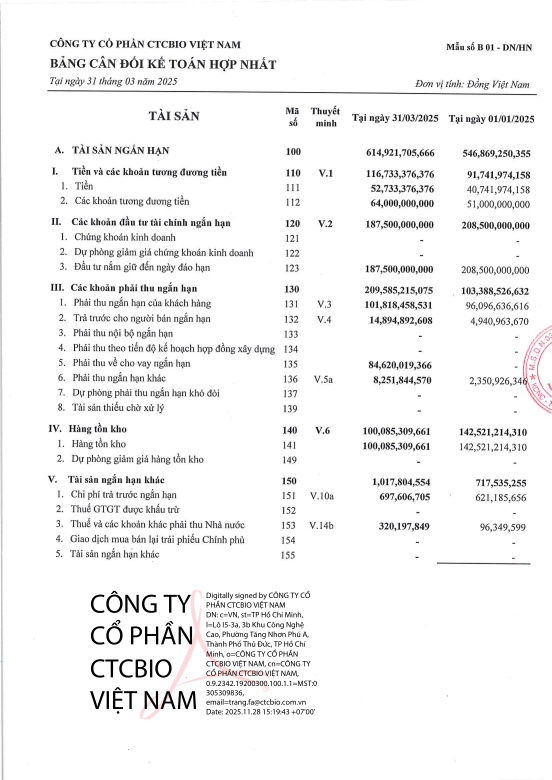
#> input picture core/images/page_001.png, 1654 x 2339 px (shown at 1/3 size)
$ python -i preprocess.py   (imports and definitions only)
#> lines starting #> are read from the running program, lines starting #| are printed output that depends on the picture; after the words box and inside, x2 and y2 are one past the last pixel; in counts of white or black regions, pixels touching at a corner belong together
#> further down, picture is the input picture: shape (2339, 1654, 3); mean B, G, R 243.1, 243.1, 243.3
#!/usr/bin/env python3
"""
PREPROCESS MODULE - With Stamp Removal

Steps:
1. Load image from manifest
2. Remove stamp (if enabled)
3. Apply rotation correction
4. Save processed image
"""

import json
import sys
from pathlib import Path
import cv2
import numpy as np
from PIL import Image


# ============================
# STAMP REMOVAL FUNCTIONS
# ============================

RED_STAMP_HSV_RANGES = [
    {"lower": np.array([0, 50, 50]), "upper": np.array([10, 255, 255])},
    {"lower": np.array([160, 50, 50]), "upper": np.array([180, 255, 255])},
]

PINK_STAMP_HSV_RANGES = [
    {"lower": np.array([150, 30, 100]), "upper": np.array([180, 200, 255])},
    {"lower": np.array([0, 30, 100]), "upper": np.array([10, 200, 255])},
]


# [31 lines left out: function remove_stamp_by_color, not called in this run]


def remove_stamp_inpaint(img, color_ranges=None, inpaint_radius=3, aggressive=False):
    """Xóa dấu mộc bằng inpainting"""
#> called with inpaint_radius = 3, aggressive = False
    if color_ranges is None:
        if aggressive:
            color_ranges = RED_STAMP_HSV_RANGES + PINK_STAMP_HSV_RANGES
        else:
            color_ranges = RED_STAMP_HSV_RANGES

    # Chuyển sang HSV
    hsv = cv2.cvtColor(img, cv2.COLOR_BGR2HSV)
#> hsv: shape (2339, 1654, 3); mean H, S, V 1.4, 0.4, 243.3

    # Tạo mask
    combined_mask = np.zeros(hsv.shape[:2], dtype=np.uint8)

    for color_range in color_ranges:
        lower = color_range["lower"]
        upper = color_range["upper"]
        mask = cv2.inRange(hsv, lower, upper)
        combined_mask = cv2.bitwise_or(combined_mask, mask)
#> this loop made 2 passes
#> pass 1, in remove_stamp_inpaint, `mask = cv2.inRange(hsv, lower, upper)`:
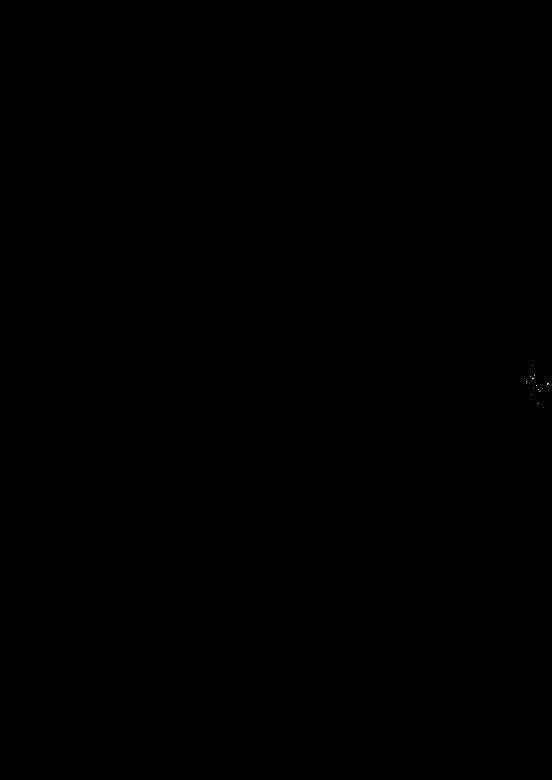
#> mask: shape (2339, 1654) (shown at 1/3 size); 0% white in thin lines or dots, all inside (x1, y1, x2, y2) = (1579, 1095, 1647, 1222)
#> pass 2, in remove_stamp_inpaint, `mask = cv2.inRange(hsv, lower, upper)`:
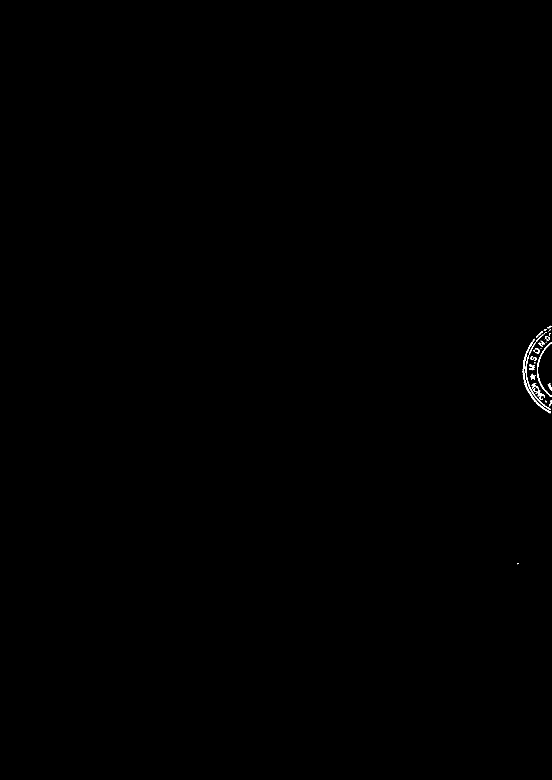
#> mask: shape (2339, 1654) (shown at 1/3 size); 0.1% white; 43 white regions (19 under 20 px), largest, box (x1, y1, x2, y2) and area: (1568, 1025, 1653, 1240) 1036, (1611, 1028, 1654, 1190) 599, (1577, 1065, 1653, 1230) 544

    # Morphological operations
    kernel_size = 5 if aggressive else 3
    kernel = np.ones((kernel_size, kernel_size), np.uint8)
    combined_mask = cv2.morphologyEx(combined_mask, cv2.MORPH_CLOSE, kernel)
#> combined_mask: shape (2339, 1654); 0.1% white; 30 white regions (13 under 20 px), largest, box (x1, y1, x2, y2) and area: (1568, 1016, 1654, 1240) 1093, (1611, 1028, 1654, 1190) 601, (1577, 1065, 1654, 1230) 555
    combined_mask = cv2.morphologyEx(combined_mask, cv2.MORPH_OPEN, kernel)
#> combined_mask: shape (2339, 1654); 0.08% white; 49 white regions (21 under 20 px), largest, box (x1, y1, x2, y2) and area: (1568, 1026, 1654, 1239) 1055, (1611, 1084, 1633, 1169) 297, (1612, 1165, 1630, 1196) 219

    # Inpainting
    inpaint_radius = 5 if aggressive else 3
    result = cv2.inpaint(img, combined_mask, inpaint_radius, cv2.INPAINT_TELEA)

    return result


# ============================
# Utility: rotate image
# ============================
# [118 lines left out: functions rotate_img, preprocess, not called in this run]


# ============================================
# CLI ENTRY
# ============================================
# [40 lines not run here, left out]

>>> import cv2
>>> picture = cv2.imread('../images/page_001.png')
>>> result = remove_stamp_inpaint(picture)

$ run again, on core/images/page_004.png
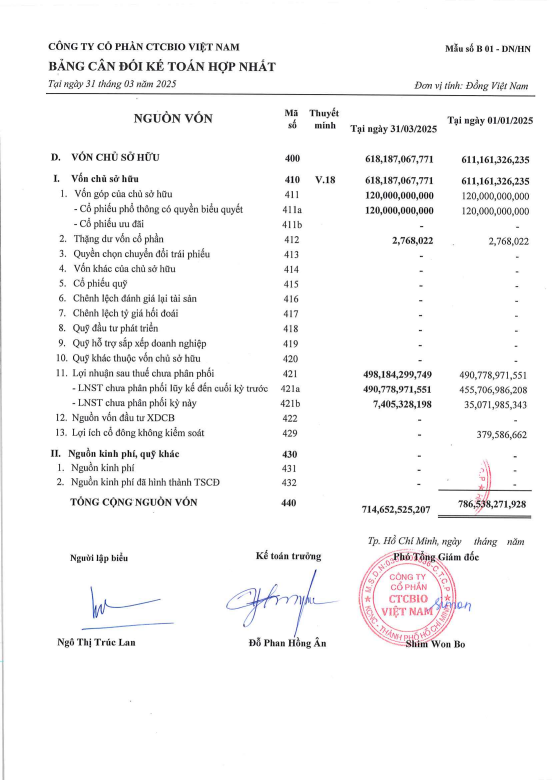
#> input picture core/images/page_004.png, 1654 x 2339 px (shown at 1/3 size)
#> picture is the input picture: shape (2339, 1654, 3); mean B, G, R 246.1, 245.8, 246.3
#> hsv: shape (2339, 1654, 3); mean H, S, V 3.8, 1, 246.5
#> the loop in remove_stamp_inpaint, `for color_range in color_ranges:` made 2 passes
#> pass 2, in remove_stamp_inpaint, `mask = cv2.inRange(hsv, lower, upper)`:
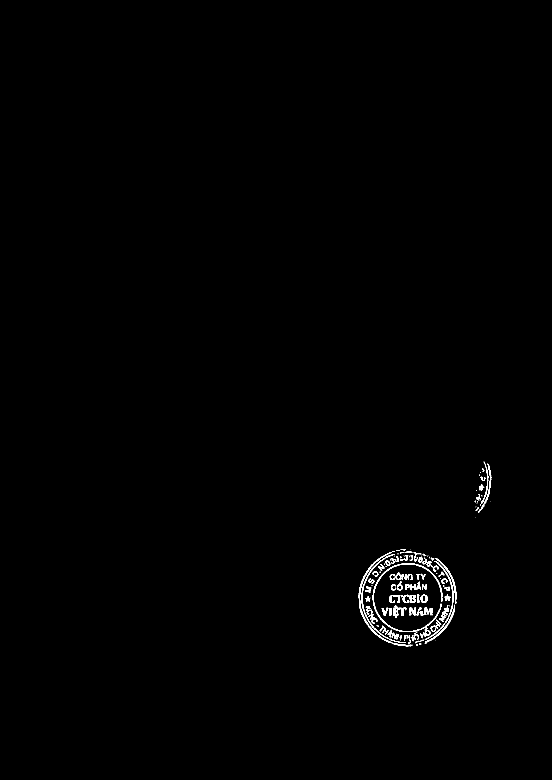
#> mask: shape (2339, 1654) (shown at 1/3 size); 0.46% white; 163 white regions (68 under 20 px), largest, box (x1, y1, x2, y2) and area: (1118, 1689, 1328, 1896) 2092, (1076, 1669, 1223, 1940) 1483, (1085, 1662, 1218, 1929) 1079
#> in remove_stamp_inpaint, `combined_mask = cv2.morphologyEx(combined_mask, cv2.MORPH_OPEN, kernel)`:
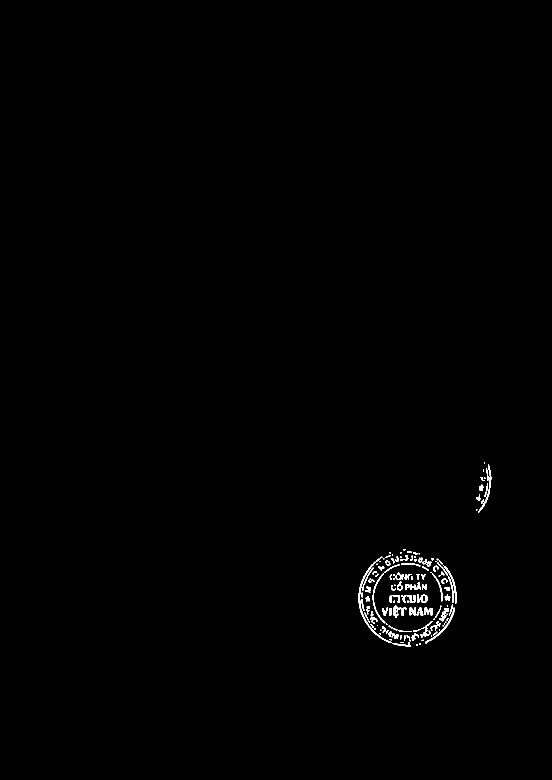
#> combined_mask: shape (2339, 1654) (shown at 1/3 size); 0.42% white; 179 white regions (52 under 20 px), largest, box (x1, y1, x2, y2) and area: (1076, 1685, 1174, 1929) 1232, (1434, 1394, 1474, 1538) 629, (1276, 1823, 1364, 1930) 610
